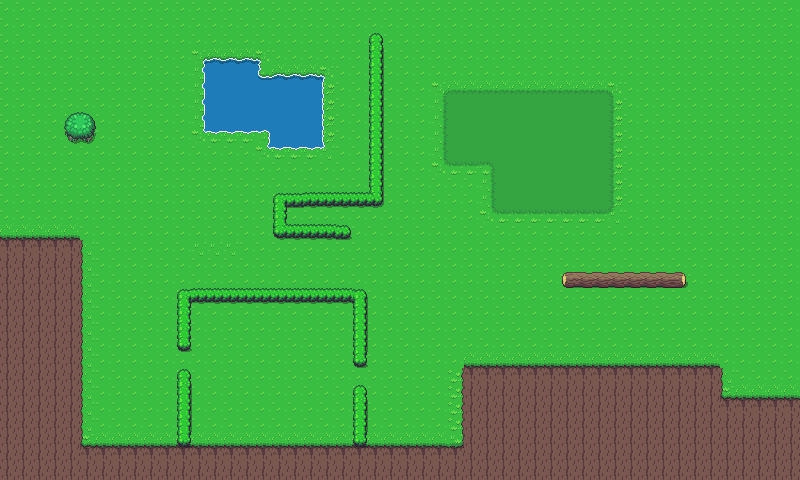

A 2D game scene composited from a Tiled map and its tileset images. What follows is a short description and the map's XML, with each tile layer's data collapsed to a summary:
An orthogonal 50x30 tile map with 16x16 px tiles, 2 tile layers (ground, tile objects) and 3 objects (Hero, Log, Goblin).

<map version="1.0" orientation="orthogonal" renderorder="right-down" width="50" height="30" tilewidth="16" tileheight="16" nextobjectid="6">
 <properties>
  <property name="prop1" value="prop val" />
 </properties>
 <tileset firstgid="1" name="Overworld" tilewidth="16" tileheight="16" tilecount="1440">
  <image source="../../../Workbench/oga top down/Overworld.png" width="640" height="576" />
  <tile id="6">
   <properties>
    <property name="col" value="true" />
   </properties>
  </tile>
  <tile id="7">
   <properties>
    <property name="col" value="true" />
   </properties>
  </tile>
  <tile id="8">
   <properties>
    <property name="col" value="true" />
   </properties>
  </tile>
  <tile id="9">
   <properties>
    <property name="col" value="true" />
   </properties>
  </tile>
  <tile id="10">
   <properties>
    <property name="col" value="true" />
   </properties>
  </tile>
  <tile id="46">
   <properties>
    <property name="col" value="true" />
   </properties>
  </tile>
  <tile id="47">
   <properties>
    <property name="col" value="true" />
   </properties>
  </tile>
  <tile id="48">
   <properties>
    <property name="col" value="true" />
   </properties>
  </tile>
  <tile id="49">
   <properties>
    <property name="col" value="true" />
   </properties>
  </tile>
  <tile id="50">
   <properties>
    <property name="col" value="true" />
   </properties>
  </tile>
  <tile id="86">
   <properties>
    <property name="col" value="true" />
   </properties>
  </tile>
  <tile id="87">
   <properties>
    <property name="col" value="true" />
   </properties>
  </tile>
  <tile id="88">
   <properties>
    <property name="col" value="true" />
   </properties>
  </tile>
  <tile id="89">
   <properties>
    <property name="col" value="true" />
   </properties>
  </tile>
  <tile id="90">
   <properties>
    <property name="col" value="true" />
   </properties>
  </tile>
  <tile id="126">
   <properties>
    <property name="col" value="true" />
   </properties>
  </tile>
  <tile id="127">
   <properties>
    <property name="col" value="true" />
   </properties>
  </tile>
  <tile id="128">
   <properties>
    <property name="col" value="true" />
   </properties>
  </tile>
  <tile id="129">
   <properties>
    <property name="col" value="true" />
   </properties>
  </tile>
  <tile id="130">
   <properties>
    <property name="col" value="true" />
   </properties>
  </tile>
  <tile id="166">
   <properties>
    <property name="col" value="true" />
   </properties>
  </tile>
  <tile id="167">
   <properties>
    <property name="col" value="true" />
   </properties>
  </tile>
  <tile id="168">
   <properties>
    <property name="col" value="true" />
   </properties>
  </tile>
  <tile id="169">
   <properties>
    <property name="col" value="true" />
   </properties>
  </tile>
  <tile id="170">
   <properties>
    <property name="col" value="true" />
   </properties>
  </tile>
  <tile id="203">
   <properties>
    <property name="col" value="true" />
   </properties>
  </tile>
  <tile id="204">
   <properties>
    <property name="col" value="true" />
   </properties>
  </tile>
  <tile id="205">
   <properties>
    <property name="col" value="true" />
   </properties>
  </tile>
  <tile id="283">
   <properties>
    <property name="material" value="WATER" />
   </properties>
  </tile>
  <tile id="484">
   <properties>
    <property name="material" value="CLIFF" />
   </properties>
  </tile>
  <tile id="485">
   <properties>
    <property name="material" value="CLIFF" />
   </properties>
  </tile>
  <tile id="486">
   <properties>
    <property name="material" value="CLIFF" />
   </properties>
  </tile>
  <tile id="521">
   <properties>
    <property name="col" value="true" />
   </properties>
  </tile>
  <tile id="522">
   <properties>
    <property name="col" value="true" />
   </properties>
  </tile>
  <tile id="523">
   <properties>
    <property name="col" value="true" />
   </properties>
  </tile>
  <tile id="524">
   <properties>
    <property name="material" value="CLIFF" />
   </properties>
  </tile>
  <tile id="525">
   <properties>
    <property name="material" value="CLIFF" />
   </properties>
  </tile>
  <tile id="526">
   <properties>
    <property name="material" value="CLIFF" />
   </properties>
  </tile>
  <tile id="560">
   <properties>
    <property name="col" value="true" />
   </properties>
  </tile>
  <tile id="561">
   <properties>
    <property name="col" value="true" />
   </properties>
  </tile>
  <tile id="562">
   <properties>
    <property name="col" value="true" />
   </properties>
  </tile>
  <tile id="563">
   <properties>
    <property name="col" value="true" />
   </properties>
  </tile>
  <tile id="564">
   <properties>
    <property name="material" value="CLIFF" />
   </properties>
  </tile>
  <tile id="565">
   <properties>
    <property name="material" value="CLIFF" />
   </properties>
  </tile>
  <tile id="566">
   <properties>
    <property name="material" value="CLIFF" />
   </properties>
  </tile>
  <tile id="600">
   <properties>
    <property name="col" value="true" />
   </properties>
  </tile>
  <tile id="601">
   <properties>
    <property name="col" value="true" />
   </properties>
  </tile>
  <tile id="602">
   <properties>
    <property name="col" value="true" />
   </properties>
  </tile>
  <tile id="603">
   <properties>
    <property name="col" value="true" />
   </properties>
  </tile>
  <tile id="640">
   <properties>
    <property name="col" value="true" />
   </properties>
  </tile>
  <tile id="641">
   <properties>
    <property name="col" value="true" />
   </properties>
  </tile>
  <tile id="645">
   <properties>
    <property name="col" value="true" />
   </properties>
  </tile>
  <tile id="646">
   <properties>
    <property name="col" value="true" />
   </properties>
  </tile>
  <tile id="685">
   <properties>
    <property name="col" value="true" />
   </properties>
  </tile>
  <tile id="686">
   <properties>
    <property name="col" value="true" />
   </properties>
  </tile>
 </tileset>
 <layer name="ground" width="50" height="30">
  <data>[1500 cells, 1500 non-empty, 31 distinct tile ids]</data>
 </layer>
 <layer name="tile objects" width="50" height="30">
  <data>[1500 cells, 63 non-empty, 18 distinct tile ids]</data>
 </layer>
 <objectgroup name="objects">
  <object id="1" name="Hero" type="Hero" x="159.5" y="109" />
  <object id="2" name="Log" type="Log" x="227.5" y="194" />
  <object id="5" name="Goblin" type="Goblin" x="117.5" y="195" />
 </objectgroup>
</map>
